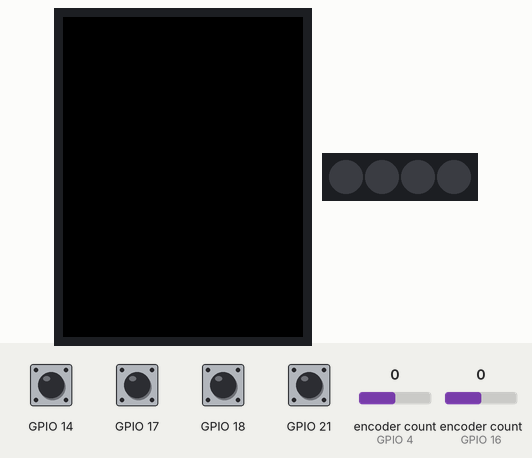
This program was run on a simulated ESP32-S3. On the bench: 240×320 colour display, 4 RGB LEDs in strip order, left to right. Inputs (shaded band) come from the test bench; at power-on: GPIO 14, GPIO 17, GPIO 18, GPIO 21 HIGH, encoder count (sensors on GPIO 4, GPIO 16) 0. What the program prints to the serial monitor is not drawn.

Above: at 1.3 s.
1.4 s: GPIO 18 pulled LOW for 0.15 s
2.1 s: GPIO 14 pulsed LOW 2 times (0.12 s each, 0.3 s apart)
5.7 s: GPIO 18 pulled LOW for 1 s
Timing chart, 0 to 8.7 s (numbered marks = the images above; inputs shaded):
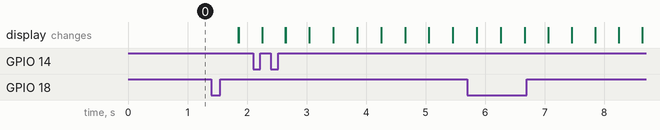

The program:

main.cpp
```cpp
#include <Arduino.h>
#include "Quadriscope.h"

Quadriscope scope;

hw_timer_t* timer = NULL;
void IRAM_ATTR onTimer()
{
  scope.sampleInterrupt();
}

void setup()
{
    Serial.begin(115200);
    Serial.println("Total PSRAM: " + String(ESP.getPsramSize()));
  scope.init();
    Serial.println("Free PSRAM: "+ String(ESP.getFreePsram()));
  //initialize the scope
  //set up the timer interrupt for the ADC
  // timer = timerBegin(0, 80, true);
  // timerAttachInterrupt(timer, onTimer, true);
  // timerAlarmWrite(timer, 1000000 / SAMPLE_RATE, true);
  // timerAlarmEnable(timer);


}

unsigned long lastUpdate = 0;
void loop()
{
  scope.tick();
}
```

Quadriscope.h
```cpp
#pragma once
#include "Pins.h"
#include <SPI.h>
#include <Adafruit_GFX.h>
#include <Adafruit_ILI9341.h>
#include <RotaryEncoder.h>
#include <functional>
#include <OneButton.h>
#include <Adafruit_NeoPixel.h>

using EncoderCallback = std::function<void(bool)>;

#define FRAME_LENGTH_MS 41

/*
Our ADC is 16 bit so this means storing
sample rate * (STORAGE_MS / 1000) * 2 bytes of data per
channel. The MCU has 2MB PSRAM in addition to its
onboard RAM, with sample rate of 50kHz and 4 seconds of
storage that means 400kB of memory per channel which will
require us to use most of that PSRAM
*/
#define SAMPLE_RATE 50000
#define STORAGE_SECS 4

#define DISPLAY_W 360
#define DISPLAY_H 240

class Encoder
{
private:
    long position;
    RotaryEncoder enc;
public:
    Encoder(uint8_t l, uint8_t r);
    void tick();
    EncoderCallback callback;
};
//===================================================
const size_t BufferSize = SAMPLE_RATE * STORAGE_SECS * 2;
const float samplePeriodMs = (1000.0f / (float)SAMPLE_RATE);
class SampleBuffer
{
private:
    uint16_t* data;
    uint16_t head;
public:
    SampleBuffer() : head(0)
    {
        data = (uint16_t*)ps_malloc(BufferSize);
    }
    ~SampleBuffer()
    {
        free(data);
    }
    void push(uint16_t value)
    {
        data[head] = value;
        head = (head + 1) % BufferSize;
    }
    //get a float value representing volts
    float operator[](uint16_t idx)
    {
        idx = (head + idx) % BufferSize;
        float fNorm = (float)data[idx] / 65535.0f;
        return ((fNorm - 0.5f) * 12.0f);
    }

};

//===================================================

// store the state and display data for each channel
struct ScopeChannel
{
    uint8_t index = 0;
    bool active = false;
    float vAmplitude = 12.0f; // vertical scale, in terms of voltage at the top of the display
    float vOffset = 0.0f;
    uint16_t screenBuffer[DISPLAY_W]; //store a pixel Y value corresponding to the voltage
};
//===================================================
class Quadriscope // represents The Device
{
private:
// state
    Adafruit_ILI9341* display;
    unsigned long prevUpdateMs;
    Encoder* lEnc;
    Encoder* rEnc;
    OneButton* b1;
    OneButton* b2;
    OneButton* b3;
    OneButton* b4;
    Adafruit_NeoPixel* pixels;
// the state that gets modified
    uint8_t selectedChannel;
    ScopeChannel channels[4];
    uint16_t hWindow = 50; // the length of time in ms represented across the width of the display

// SPI stuff for the DAC
    SPIClass* fspi;
// this holds our actual data stream
    SampleBuffer* sampleBuffers;

// these boys get wired into the encoder and button callbacks
    void leftEncTurn(bool up);
    void rightEncTurn(bool up);
    void buttonPress(uint8_t idx);
    void buttonHold(uint8_t idx);

// clears the display and draws the appropriate waves
    void drawFrame();
// helper for drawFrame, fills up the voltage values in the screen buffers
    void updateScreenBuffers();
// helper for accessing the sample buffers
    float getVoltageAtMs(uint8_t channel, float ms);
// convert the voltages from above into pixels
    uint16_t voltageToScreenY(float voltage, float amplitude=12.0f, float offset=0.0f);
// update the NeoPixels for the current state
    void updatePixels();
// just a little helper for 'packing' 32 bit RGB colors
    uint32_t fromRGB(uint8_t r, uint8_t g, uint8_t b)
    {
        return ((uint32_t)b) & ((uint32_t)g << 8) & ((uint32_t)r << 16);
    }

    uint16_t to565(uint8_t r, uint8_t g, uint8_t b);
public: // main.cpp should only have to touch this code from here down
    Quadriscope();
    ~Quadriscope();
    void init();
    void tick();
    // This just runs the SPI transaction to load the next samples into the buffer.
    // It needs to be connected to a hardware timer interrupt in main.cpp
    void sampleInterrupt();
};
```

Quadriscope.cpp
```cpp
#include "Quadriscope.h"
Encoder::Encoder(uint8_t l, uint8_t r) : position(0), enc(l, r, RotaryEncoder::LatchMode::FOUR3)
{

}

void Encoder::tick()
{
    long currentPos = enc.getPosition();
    if(currentPos > position)
        callback(true);
    else if(currentPos < position)
        callback(false);
    position = currentPos;
}

//==========================================================================
Quadriscope::Quadriscope() :
display(nullptr),
prevUpdateMs(0),
lEnc(nullptr),
rEnc(nullptr),
b1(nullptr),
b2(nullptr),
b3(nullptr),
b4(nullptr),
pixels(nullptr),
selectedChannel(0),
fspi(nullptr),
sampleBuffers(nullptr)
{

}

Quadriscope::~Quadriscope()
{
    // deal with all those manual heap allocations from init()
    delete display;
    delete rEnc;
    delete lEnc;
    delete b1;
    delete b2;
    delete b3;
    delete b4;
    delete pixels;
    delete fspi;
    delete sampleBuffers;
}

void Quadriscope::sampleInterrupt()
{
    fspi->beginTransaction(SPISettings(1000000, LSBFIRST, SPI_MODE0));
    digitalWrite(ADC_CS, LOW);
    for(uint8_t i = 0; i < 4; i++)
    {
        sampleBuffers[i].push(fspi->transfer16(0));
    }
    digitalWrite(ADC_CS, HIGH);
    fspi->endTransaction();
}

void Quadriscope::init()
{
    Serial.println("Initializing scope...");
    sampleBuffers = new SampleBuffer[4];

    //display
    display = new Adafruit_ILI9341(D_CS, D_DCRC, D_MOSI, D_SCK, D_RST, D_MISO);
    display->begin();

    //encoders
    lEnc = new Encoder(ENCA_L, ENCA_R);
    rEnc = new Encoder(ENCB_L, ENCB_R);

    lEnc->callback = [this](bool up) {
        this->leftEncTurn(up);
    };

    rEnc->callback = [this](bool up) {
        this->rightEncTurn(up);
    };

    //buttons
    b1 = new OneButton(CH1, true);
    b2 = new OneButton(CH2, true);
    b3 = new OneButton(CH3, true);
    b4 = new OneButton(CH4, true);

    b1->attachClick([](void* q){((Quadriscope*)q)->buttonPress(0);}, this);
    b2->attachClick([](void* q){((Quadriscope*)q)->buttonPress(1);}, this);
    b3->attachClick([](void* q){((Quadriscope*)q)->buttonPress(2);}, this);
    b4->attachClick([](void* q){((Quadriscope*)q)->buttonPress(3);}, this);

    b1->attachDuringLongPress([](void* q){((Quadriscope*)q)->buttonHold(0);}, this);
    b2->attachDuringLongPress([](void* q){((Quadriscope*)q)->buttonHold(1);}, this);
    b3->attachDuringLongPress([](void* q){((Quadriscope*)q)->buttonHold(2);}, this);
    b4->attachDuringLongPress([](void* q){((Quadriscope*)q)->buttonHold(3);}, this);

    //NeoPixels
    pixels = new Adafruit_NeoPixel(4, PIXELS, NEO_GRB + NEO_KHZ800);
    pixels->begin();

    //start up SPI for the ADC
    pinMode(ADC_CS, OUTPUT);
    fspi = new SPIClass(FSPI);
    fspi->begin(ADC_SCK, ADC_MISO, ADC_MOSI, ADC_CS);

    //now initialize the state
    for(int i = 0; i < 4; i ++)
    {
        auto& c = channels[i];
        c.index = (uint8_t)i;
    }
}

void Quadriscope::tick()
{
    unsigned long now = millis();
    lEnc->tick();
    rEnc->tick();

    b1->tick();
    b2->tick();
    b3->tick();
    b4->tick();

    if(now - prevUpdateMs >= FRAME_LENGTH_MS)
    {
        prevUpdateMs = now;
        drawFrame();
        updatePixels();
    }
}
//==========================================================================
float Quadriscope::getVoltageAtMs(uint8_t channel, float ms)
{
    uint16_t idx = (uint16_t)std::floor(ms / samplePeriodMs);
    return sampleBuffers[channel][idx];
}

uint16_t Quadriscope::voltageToScreenY(float voltage, float amplitude, float offset)
{
    const float voltsPerPx = (amplitude * 2.0f) / (float)DISPLAY_H;
    const int16_t zeroVoltsY = (DISPLAY_H / 2) + (int16_t)(offset / voltsPerPx);
    int16_t yS = zeroVoltsY + (int16_t)(voltage / voltsPerPx);
    return (uint16_t)std::min<int16_t>(std::max<int16_t>(yS, 0), DISPLAY_H);
}

void Quadriscope::updateScreenBuffers()
{
    const float pixelPeriodMs = ((float)hWindow) / (float)DISPLAY_W;
    for(uint8_t i = 0; i < 4; i++)
    {
        if(channels[i].active)
        {
            float currentMs = 0.0f;
            for(uint16_t x = 0; x < DISPLAY_W; x++)
            {
                float voltage = getVoltageAtMs(i, currentMs);
                channels[i].screenBuffer[x] = voltageToScreenY(voltage, channels[i].vAmplitude, channels[i].vOffset);
            }
        }
    }
}

void Quadriscope::drawFrame()
{
    updateScreenBuffers();
    static const uint16_t colors[] = {to565(255, 138, 51), to565(130, 194, 65), to565(133, 213, 255), to565(188, 145, 209)};
    display->fillScreen(to565(0, 0, 0));
    for(uint8_t c = 0; c < 4; c++)
    {
        if(channels[c].active)
        {
            for(uint16_t x = 1; x < DISPLAY_W; x++)
            {
                uint16_t y0 = channels[c].screenBuffer[x - 1];
                uint16_t y1 = channels[c].screenBuffer[x];
                display->drawLine(x - 1, y0, x, y1, colors[c]);
            }
        }
    }
}

uint16_t Quadriscope::to565(uint8_t r, uint8_t g, uint8_t b)
{
    uint16_t red = (uint16_t)((float)r / 255.0f) * 31.0f;
    uint16_t green = (uint16_t)((float)g / 255.0f) * 63.0f;
    uint16_t blue = (uint16_t)((float)b / 255.0f) * 31.0f;
    return (red << 11) | (green << 5) | blue;
}

void Quadriscope::updatePixels()
{
    //designated colors for each channel
    static const uint32_t selColors[] = {fromRGB(255, 138, 51), fromRGB(130, 194, 65), fromRGB(133, 213, 255), fromRGB(188, 145, 209)};
    static const uint32_t onColors[] = {fromRGB(191, 104, 38), fromRGB(74, 134, 13), fromRGB(77, 151, 191), fromRGB(108, 54, 134)};
    pixels->clear();
    pixels->setBrightness(60);
    for(uint8_t i = 0; i < 4; i++)
    {
        if(selectedChannel == i)
            pixels->setPixelColor(i, selColors[i]);
        else if(channels[i].active)
            pixels->setPixelColor(i, onColors[i]);
        else
            pixels->setPixelColor(i, fromRGB(0, 0, 0));
    }
    pixels->show();
}
//==========================================================================
void Quadriscope::leftEncTurn(bool up)
{

}

void Quadriscope::rightEncTurn(bool up)
{

}

void Quadriscope::buttonPress(uint8_t idx)
{
    if(selectedChannel != idx)
    {
        selectedChannel = idx;
        channels[selectedChannel].active = true;
    }
}

void Quadriscope::buttonHold(uint8_t idx)
{
    if(channels[idx].active)
    {
        channels[idx].active = false;
    }
}
```

Pins.h
```cpp
#pragma once

// 4-wire SPI for the ADC
// these are the default pins for the S3's
// built-in "FSPI" peripheral but I'll specify them to be safe
#define ADC_MOSI 39
#define ADC_MISO 13
#define ADC_SCK 12
#define ADC_CS 40

//another 4-wire SPI for the display, plus two extra pins
#define D_MOSI 36
#define D_MISO 35
#define D_SCK 37
#define D_CS 38
#define D_RST 1
#define D_DCRC 2

//two rotary encoders w/ buttons
#define ENCA_L 4
#define ENCA_R 5
#define ENCA_B 6
#define ENCB_L 16
#define ENCB_R 42
#define ENCB_B 41

// four channel select buttons
#define CH1 14
#define CH2 17
#define CH3 18
#define CH4 21

// NeoPixels
#define PIXELS 47
```
